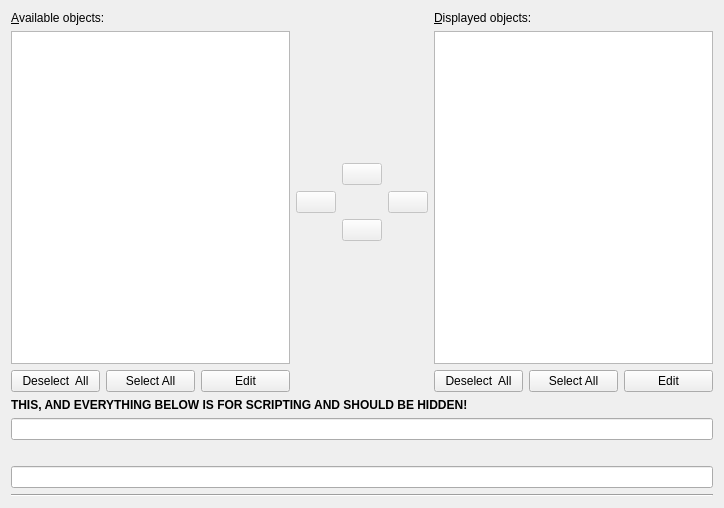
<?xml version="1.0" encoding="UTF-8"?>
<ui version="4.0">
 <class>ContentTab</class>
 <widget class="QWidget" name="ContentTab">
  <property name="geometry">
   <rect>
    <x>0</x>
    <y>0</y>
    <width>724</width>
    <height>508</height>
   </rect>
  </property>
  <layout class="QVBoxLayout" name="verticalLayout_3">
   <item>
    <layout class="QHBoxLayout" name="horizontalLayout_3">
     <item>
      <layout class="QVBoxLayout">
       <property name="margin">
        <number>0</number>
       </property>
       <item>
        <widget class="QLabel" name="TextLabel4_4_2">
         <property name="sizePolicy">
          <sizepolicy hsizetype="Fixed" vsizetype="Fixed">
           <horstretch>0</horstretch>
           <verstretch>0</verstretch>
          </sizepolicy>
         </property>
         <property name="text">
          <string>&amp;Available objects:</string>
         </property>
         <property name="wordWrap">
          <bool>false</bool>
         </property>
         <property name="buddy">
          <cstring>_availableRelationList</cstring>
         </property>
        </widget>
       </item>
       <item>
        <widget class="QListWidget" name="_availableRelationList">
         <property name="selectionMode">
          <enum>QAbstractItemView::ExtendedSelection</enum>
         </property>
        </widget>
       </item>
       <item>
        <layout class="QHBoxLayout" name="horizontalLayout_2">
         <item>
          <widget class="QPushButton" name="_deselectAllAvailable">
           <property name="text">
            <string>Deselect  All</string>
           </property>
          </widget>
         </item>
         <item>
          <widget class="QPushButton" name="_selectAllAvailable">
           <property name="text">
            <string>Select All</string>
           </property>
          </widget>
         </item>
         <item>
          <widget class="QPushButton" name="_editSelectedAvailable">
           <property name="text">
            <string>Edit</string>
           </property>
          </widget>
         </item>
        </layout>
       </item>
      </layout>
     </item>
     <item>
      <layout class="QVBoxLayout" name="verticalLayout_2">
       <item>
        <spacer>
         <property name="orientation">
          <enum>Qt::Vertical</enum>
         </property>
         <property name="sizeType">
          <enum>QSizePolicy::Expanding</enum>
         </property>
         <property name="sizeHint" stdset="0">
          <size>
           <width>31</width>
           <height>50</height>
          </size>
         </property>
        </spacer>
       </item>
       <item>
        <layout class="QGridLayout">
         <property name="margin">
          <number>0</number>
         </property>
         <item row="1" column="1">
          <widget class="QPushButton" name="_up">
           <property name="enabled">
            <bool>false</bool>
           </property>
           <property name="sizePolicy">
            <sizepolicy hsizetype="Fixed" vsizetype="Fixed">
             <horstretch>0</horstretch>
             <verstretch>0</verstretch>
            </sizepolicy>
           </property>
           <property name="toolTip">
            <string>Raise in plot order: Alt+up</string>
           </property>
           <property name="text">
            <string/>
           </property>
           <property name="shortcut">
            <string>Alt+Up</string>
           </property>
          </widget>
         </item>
         <item row="3" column="1">
          <widget class="QPushButton" name="_down">
           <property name="enabled">
            <bool>false</bool>
           </property>
           <property name="sizePolicy">
            <sizepolicy hsizetype="Fixed" vsizetype="Fixed">
             <horstretch>0</horstretch>
             <verstretch>0</verstretch>
            </sizepolicy>
           </property>
           <property name="toolTip">
            <string>Lower in plot order: Alt+down</string>
           </property>
           <property name="text">
            <string/>
           </property>
           <property name="shortcut">
            <string>Alt+Down</string>
           </property>
          </widget>
         </item>
         <item row="2" column="2">
          <widget class="QPushButton" name="_add">
           <property name="enabled">
            <bool>false</bool>
           </property>
           <property name="sizePolicy">
            <sizepolicy hsizetype="Fixed" vsizetype="Fixed">
             <horstretch>0</horstretch>
             <verstretch>0</verstretch>
            </sizepolicy>
           </property>
           <property name="toolTip">
            <string>Select: Alt+s</string>
           </property>
           <property name="text">
            <string/>
           </property>
          </widget>
         </item>
         <item row="2" column="0">
          <widget class="QPushButton" name="_remove">
           <property name="enabled">
            <bool>false</bool>
           </property>
           <property name="sizePolicy">
            <sizepolicy hsizetype="Fixed" vsizetype="Fixed">
             <horstretch>0</horstretch>
             <verstretch>0</verstretch>
            </sizepolicy>
           </property>
           <property name="toolTip">
            <string>Remove: Alt+r</string>
           </property>
           <property name="text">
            <string/>
           </property>
          </widget>
         </item>
        </layout>
       </item>
       <item>
        <spacer>
         <property name="orientation">
          <enum>Qt::Vertical</enum>
         </property>
         <property name="sizeType">
          <enum>QSizePolicy::Expanding</enum>
         </property>
         <property name="sizeHint" stdset="0">
          <size>
           <width>31</width>
           <height>110</height>
          </size>
         </property>
        </spacer>
       </item>
      </layout>
     </item>
     <item>
      <layout class="QVBoxLayout" name="verticalLayout">
       <item>
        <widget class="QLabel" name="TextLabel3_3_2">
         <property name="sizePolicy">
          <sizepolicy hsizetype="Fixed" vsizetype="Fixed">
           <horstretch>0</horstretch>
           <verstretch>0</verstretch>
          </sizepolicy>
         </property>
         <property name="text">
          <string>&amp;Displayed objects:</string>
         </property>
         <property name="wordWrap">
          <bool>false</bool>
         </property>
         <property name="buddy">
          <cstring>_displayedRelationList</cstring>
         </property>
        </widget>
       </item>
       <item>
        <widget class="QListWidget" name="_displayedRelationList">
         <property name="selectionMode">
          <enum>QAbstractItemView::ExtendedSelection</enum>
         </property>
        </widget>
       </item>
       <item>
        <layout class="QHBoxLayout" name="horizontalLayout">
         <item>
          <widget class="QPushButton" name="_deselectAllDisplayed">
           <property name="text">
            <string>Deselect  All</string>
           </property>
           <attribute name="buttonGroup">
            <string>buttonGroup</string>
           </attribute>
          </widget>
         </item>
         <item>
          <widget class="QPushButton" name="_selectAllDisplayed">
           <property name="text">
            <string>Select All</string>
           </property>
           <attribute name="buttonGroup">
            <string>buttonGroup</string>
           </attribute>
          </widget>
         </item>
         <item>
          <widget class="QPushButton" name="_editSelectedDisplayed">
           <property name="text">
            <string>Edit</string>
           </property>
           <attribute name="buttonGroup">
            <string>buttonGroup</string>
           </attribute>
          </widget>
         </item>
        </layout>
       </item>
      </layout>
     </item>
    </layout>
   </item>
   <item>
    <widget class="QLabel" name="_scriptLabel1">
     <property name="font">
      <font>
       <weight>75</weight>
       <bold>true</bold>
      </font>
     </property>
     <property name="text">
      <string>THIS, AND EVERYTHING BELOW IS FOR SCRIPTING AND SHOULD BE HIDDEN!</string>
     </property>
     <property name="buddy">
      <cstring>_scriptLineEdit1</cstring>
     </property>
     <property name="si" stdset="0">
      <string notr="true">insert object</string>
     </property>
    </widget>
   </item>
   <item>
    <widget class="QLineEdit" name="_scriptLineEdit1"/>
   </item>
   <item>
    <widget class="QLabel" name="_scriptLabel2">
     <property name="text">
      <string/>
     </property>
     <property name="buddy">
      <cstring>_scriptLineEdit2</cstring>
     </property>
     <property name="si" stdset="0">
      <string notr="true">remove object</string>
     </property>
    </widget>
   </item>
   <item>
    <widget class="QLineEdit" name="_scriptLineEdit2"/>
   </item>
   <item>
    <widget class="Line" name="line">
     <property name="orientation">
      <enum>Qt::Horizontal</enum>
     </property>
    </widget>
   </item>
  </layout>
 </widget>
 <tabstops>
  <tabstop>_availableRelationList</tabstop>
  <tabstop>_up</tabstop>
  <tabstop>_remove</tabstop>
  <tabstop>_add</tabstop>
  <tabstop>_down</tabstop>
  <tabstop>_displayedRelationList</tabstop>
  <tabstop>_deselectAllAvailable</tabstop>
  <tabstop>_selectAllAvailable</tabstop>
  <tabstop>_editSelectedAvailable</tabstop>
  <tabstop>_deselectAllDisplayed</tabstop>
  <tabstop>_selectAllDisplayed</tabstop>
  <tabstop>_editSelectedDisplayed</tabstop>
  <tabstop>_scriptLineEdit1</tabstop>
  <tabstop>_scriptLineEdit2</tabstop>
 </tabstops>
 <resources/>
 <connections>
  <connection>
   <sender>_deselectAllAvailable</sender>
   <signal>clicked()</signal>
   <receiver>_availableRelationList</receiver>
   <slot>clearSelection()</slot>
   <hints>
    <hint type="sourcelabel">
     <x>74</x>
     <y>481</y>
    </hint>
    <hint type="destinationlabel">
     <x>76</x>
     <y>405</y>
    </hint>
   </hints>
  </connection>
  <connection>
   <sender>_selectAllAvailable</sender>
   <signal>clicked()</signal>
   <receiver>_availableRelationList</receiver>
   <slot>selectAll()</slot>
   <hints>
    <hint type="sourcelabel">
     <x>177</x>
     <y>482</y>
    </hint>
    <hint type="destinationlabel">
     <x>177</x>
     <y>433</y>
    </hint>
   </hints>
  </connection>
  <connection>
   <sender>_deselectAllDisplayed</sender>
   <signal>clicked()</signal>
   <receiver>_displayedRelationList</receiver>
   <slot>clearSelection()</slot>
   <hints>
    <hint type="sourcelabel">
     <x>517</x>
     <y>487</y>
    </hint>
    <hint type="destinationlabel">
     <x>518</x>
     <y>436</y>
    </hint>
   </hints>
  </connection>
  <connection>
   <sender>_selectAllDisplayed</sender>
   <signal>clicked()</signal>
   <receiver>_displayedRelationList</receiver>
   <slot>selectAll()</slot>
   <hints>
    <hint type="sourcelabel">
     <x>592</x>
     <y>480</y>
    </hint>
    <hint type="destinationlabel">
     <x>591</x>
     <y>447</y>
    </hint>
   </hints>
  </connection>
 </connections>
 <buttongroups>
  <buttongroup name="buttonGroup"/>
 </buttongroups>
</ui>
